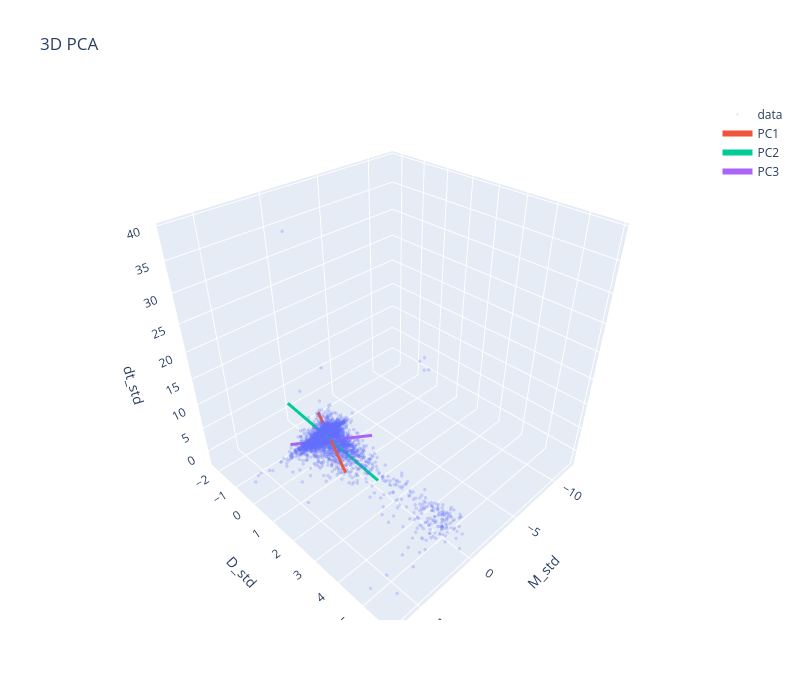

Notebook source saved alongside this figure:
### Code cell
plot_pca_3d_plotly(df)

### Figure 1 — Plotly figure (JSON) as saved in the notebook; plotly's stock layout.template omitted (floating-point values rounded to 4 significant figures; data arrays with more than 128 entries replaced by an {"elided": "..."} marker saying what was removed)
{"data": [{"marker": {"opacity": 0.25, "size": 2}, "mode": "markers", "name": "data", "type": "scatter3d", "x": {"elided": "5000 float values"}, "y": {"elided": "5000 float values"}, "z": {"elided": "5000 float values"}}, {"line": {"width": 6}, "mode": "lines", "name": "PC1", "type": "scatter3d", "x": [2.058, -2.058], "y": [1.766, -1.766], "z": [1.848, -1.848]}, {"line": {"width": 6}, "mode": "lines", "name": "PC2", "type": "scatter3d", "x": [-0.1917, 0.1917], "y": [2.192, -2.192], "z": [-1.881, 1.881]}, {"line": {"width": 6}, "mode": "lines", "name": "PC3", "type": "scatter3d", "x": [2.175, -2.175], "y": [-1.037, 1.037], "z": [-1.43, 1.43]}], "layout": {"height": 700, "scene": {"xaxis": {"title": {"text": "M_std"}}, "yaxis": {"title": {"text": "D_std"}}, "zaxis": {"title": {"text": "dt_std"}}}, "title": {"text": "3D PCA"}, "width": 800}}
